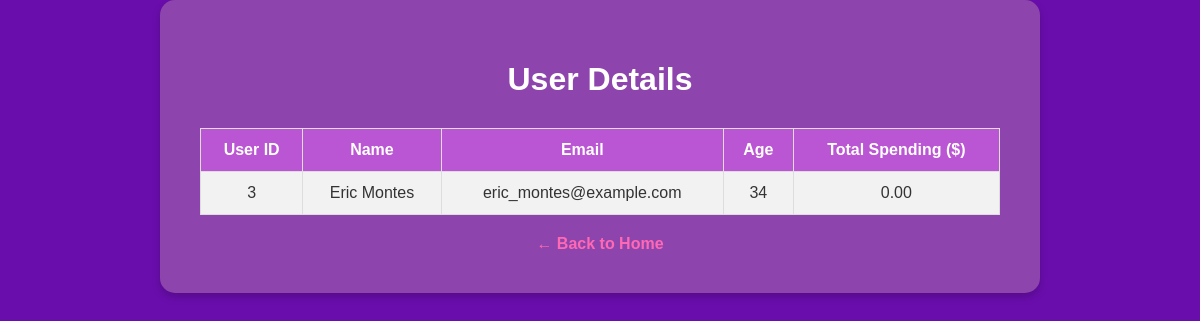
The page /user/3 on the database its author committed.
### tables this page shows
CREATE TABLE user_info (
            user_id INTEGER PRIMARY KEY,
            name TEXT NOT NULL,
            email TEXT UNIQUE,
            age INTEGER
        );

### proektot4.py (the view)
@app.route("/user/<int:user_id>", methods=["GET"])
def get_user(user_id):
    conn = get_db_connection()
    cursor = conn.cursor()
    cursor.execute("SELECT * FROM user_info WHERE user_id = ?", (user_id,))
    user = cursor.fetchone()
    if user:
        cursor.execute("""
        SELECT SUM(money_spent) as total_spending
        FROM user_spending
        WHERE user_id = ?
        """, (user_id,))
        spending = cursor.fetchone()
        total_spending = spending['total_spending'] if spending['total_spending'] else 0.0
        conn.close()
        user_data = {
            "user_id": user["user_id"],
            "name": user["name"],
            "email": user["email"],
            "age": user["age"],
            "total_spending": total_spending
        }
        return render_template('user.html', user=user_data)
    else:
        conn.close()
        error_message = "User not found."
        return render_template('user.html', error=error_message), 404

### proektot4.py (called while the page is built)
def get_db_connection():
    conn = sqlite3.connect(app.config['DATABASE'], uri=True, check_same_thread=False)
    conn.row_factory = sqlite3.Row  # Enables dictionary-like cursor
    return conn

### templates/user.html
{% extends "base.html" %}
{% block content %}
    <h1>User Details</h1>
    {% if user %}
        <table>
            <tr>
                <th>User ID</th>
                <th>Name</th>
                <th>Email</th>
                <th>Age</th>
                <th>Total Spending ($)</th>
            </tr>
            <tr>
                <td>{{ user.user_id }}</td>
                <td>{{ user.name }}</td>
                <td>{{ user.email }}</td>
                <td>{{ user.age }}</td>
                <td>{{ "%.2f"|format(user.total_spending) }}</td>
            </tr>
        </table>
    {% elif error %}
        <p style="color: #ff6347;">{{ error }}</p>
    {% endif %}
    <div class="nav-link">
        <a href="/">← Back to Home</a>
    </div>
{% endblock %}

### templates/base.html (style rules this page uses)
body { font-family: Arial, sans-serif; background-color: #6a0dad; text-align: center; padding-top: 50px; color: white; margin: 0; padding: 0; }
h1 { margin-bottom: 30px; font-size: 2em; }
table { width: 100%; border-collapse: collapse; margin-top: 20px; color: #333; }
th, td { padding: 12px; border: 1px solid #ddd; text-align: center; }
th { background-color: #ba55d3; color: white; }
tr:nth-child(even) { background-color: #f2f2f2; }
a { color: #ff69b4; text-decoration: none; font-weight: bold; }
.nav-link { display: inline-block; margin-top: 20px; }

### rows shown on the page
user_info: user_id "3", name "Eric Montes", email "eric_montes@example.com", age "34"

### other values the page prints
{{ "%.2f"|format(user.total_spending) }} "0.00"
